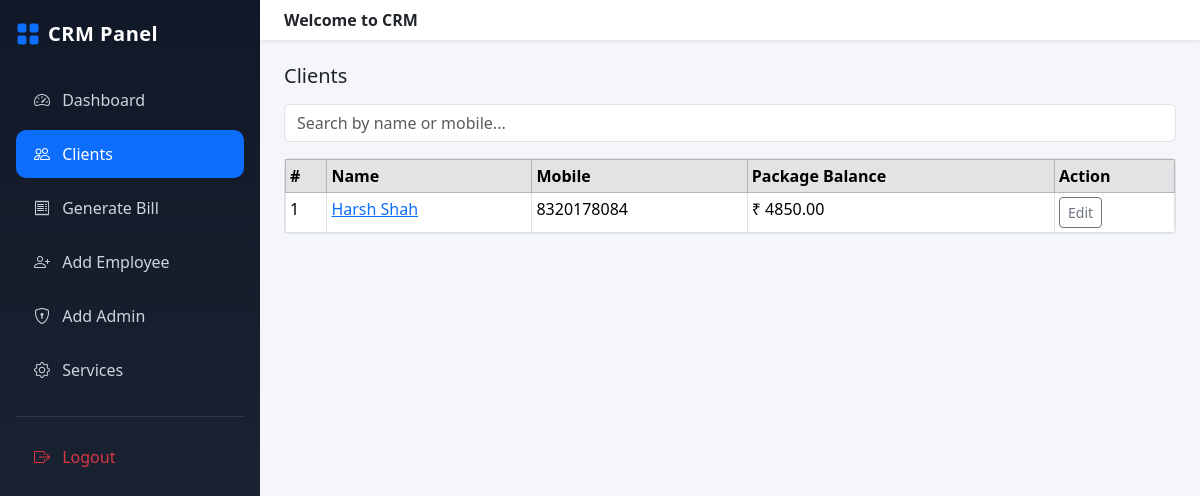
/clients/ (signed in), run on the app's committed database.
### core/models.py (models this page shows, shortened)
class Customer(models.Model):
    name = models.CharField(max_length=150)
    mobile = models.CharField(max_length=10, unique=True)
    package_amount = models.DecimalField(max_digits=10, decimal_places=2, default=0)

### core/views.py (the view)
# urls.py: path('clients/', client_list, name='client_list'),
@login_required
def client_list(request):
    customers = Customer.objects.all().order_by('name')
    paginator = Paginator(customers, 10)  # 10 clients per page
    page_number = request.GET.get('page')
    page_obj = paginator.get_page(page_number)
    return render(request, 'clients.html', {
        'page_obj': page_obj
    })

### core/templates/clients.html (shortened to what this page needs)
{% extends 'base.html' %}
{% block content %}
<h5 class="mb-3">Clients</h5>
<div class="mb-3">
    <input type="text"
           id="searchInput"
           class="form-control"
           placeholder="Search by name or mobile..."
           onkeyup="filterClients()">
</div>
<div class="card border">
    <div class="table-responsive">
        <table class="table table-bordered table-sm mb-0">
            <thead class="table-secondary">
                <tr>
                    <th>#</th>
                    <th>Name</th>
                    <th>Mobile</th>
                    <th>Package Balance</th>
                    <th>Action</th>
                </tr>
            </thead>
            <tbody id="clientTable">
                {% for c in page_obj %}
                <tr>
                    <td>{{ forloop.counter }}</td>
                    <td>
                        <a href="{% url 'client_detail' c.id %}">
                            {{ c.name }}
                        </a>
                    </td>
                    <td>{{ c.mobile }}</td>
                    <td>₹ {{ c.package_amount }}</td>
                    <td style="width:120px;">
        <a href="{% url 'edit_client' c.id %}"
           class="btn btn-sm btn-outline-secondary">
            Edit
        </a>
    </td>
                </tr>
                {% empty %}
                <tr>
                    <td colspan="5" class="text-center text-muted">
                        No clients found
                    </td>
                </tr>
                {% endfor %}
            </tbody>
        </table>
    </div>
</div>
{% endblock %}

### core/templates/base.html (style rules this page uses)
body { background-color: #f4f6f9; }

### data on the page
Customer: name "Harsh Shah", mobile "8320178084", package_amount "4850.00"
